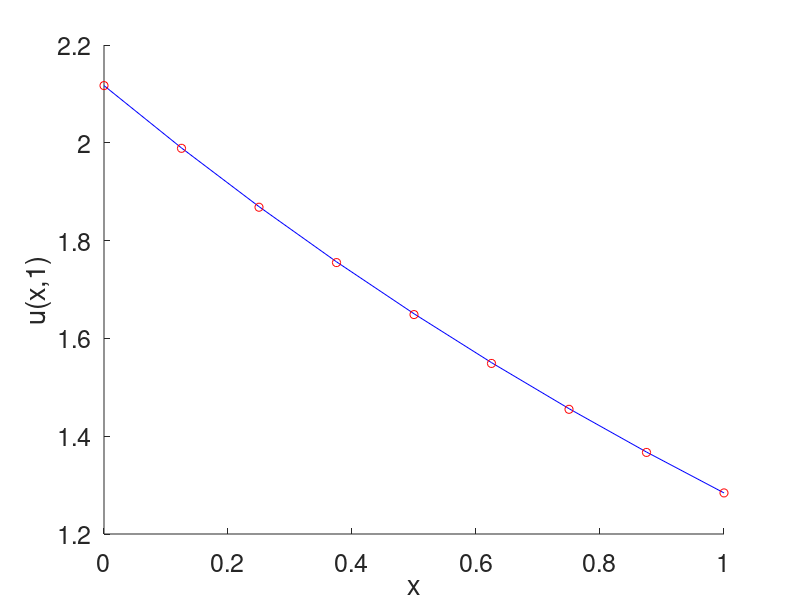

This chart was generated by the following MATLAB code:
function [] = diffusion_type_1d_btcs_scheme_example_1
%%%
%%% --- 1D convection-diffusion equation with Dirichlet boundary condition
% du/dt = -alpha*du/dx + D*d^2u/dx^2 with Drichlet BC: u(0,t) = exp(3*t/4)
%                                                      u(1,t) = exp((-2+3*t)/4);
%                                                      u(x,0) = exp(-x/2)
% analytic solution: u(x,t) = exp((-2*x + 3*t)/4),
% The finite difference we use here is the backward-time centered space (BTCS). 
%%% ---
% matrix equation: 
% (I + lambda1*u_x - lambda2*u_xx)*w^(n+1) = w^(n) + 
%                                            lambda_1*b1^(n+1) + 
%                                            lambda_2*b2^(n+1)
%                                              
% A is tridiagonal matrix.
% (I + lambda1*u_x + dt*diag(u) - lambda2*u_xx) is evolution matrix.
% b1^(n+1) = [u^(n+1)_{a} 0,...0, u^(n+1)_{b}]^(T), (T = transpose). 
% b1^(n+1) = 0 for all n since u(a,t) = (b,t) = 0
% lambda1 = alpha*dt/(2*dx), lambda2 = D*dt/dx^2.
%
% Reference book: D. Bradie, A friendly introduction to numerical analysis 
%
% Written by Tsogbayar Tsednee (PhD), Kyungpook National University, South Korea 
% Contact: tsog215@gmail.com
% Date: Jan 11, 2021
%
format short;
clear;
clc;
%
D = 1.00;
alpha = 1.0;
a = 0.; % x(0)
b = 1.0; % x(N+1)
N = 8;  % 
dx = (b-a)/N;
% grid and initial condition
% ---
x = zeros(N+1,1); % total number of points is N+1
for i = 1:N+1
    x(i) = a + (i-1)*dx;
end
%x;
% ---
ti = 0.; % t(0)
tf = 1.000; % t(N)
Nt = 32.; 
dt = (tf-ti)/Nt;
t = zeros(Nt,1); % total number of points is Nt
%
lambda1 = alpha*dt/(2.*dx);
lambda2 = D*dt/dx^2;
%
%  matrix equation is
% (I + lambda1*u_x - lambda2*u_xx)*w^(n+1) = w^(n) + 
%                                            lambda_1*b1^(n+1) + 
%                                            lambda_2*b2^(n+1)
%
u_mat_dx1 = zeros(N+1,N+1);
u_mat_dx2 = zeros(N+1,N+1);
for i = 2:N
    u_mat_dx2(i,i-1) = 1.0;
    u_mat_dx2(i,i) = -2.;
    u_mat_dx2(i,i+1) = 1.;
%
    u_mat_dx1(i,i-1) = -1.;
    u_mat_dx1(i,i) = 0.;
    u_mat_dx1(i,i+1) = 1.;
end
%y_mat;
u_mat_dx2(1,1) = -2.;
u_mat_dx2(N+1,N+1) = -2. ;
u_mat_dx2(1,2) = 1.;
u_mat_dx2(N+1,N) = 1.;
%
u_mat_dx2 = u_mat_dx2(1:N+1,1:N+1);
%
u_mat_dx2(1,N+1) = 1.; 
u_mat_dx2(N+1,1) = 1.;
%
%u_mat_dx2; % (N+1)*(N+1) size
u_mat_dx2 = lambda2*u_mat_dx2 ;
%
u_mat_dx1(1,1) = 0.;
u_mat_dx1(N+1,N+1) = 0.;
u_mat_dx1(1,2) = 1.;
u_mat_dx1(N+1,N) = -1.;
%
u_mat_dx1 = u_mat_dx1(1:N+1,1:N+1) ;
%
u_mat_dx1(1,N+1) = -1.; 
u_mat_dx1(N+1,1) = 1.; 
%
%u_mat_dx1;  % (N+1)*(N+1) size
u_mat_dx1 = lambda1*u_mat_dx1;
%
unit_I = eye(N+1);
% at t0 = 0
w0 = exp(-x./2); % % at t0 = 0.00 & initial
evolution_mat = unit_I + u_mat_dx1 - u_mat_dx2;
%%%
%b_n = zeros(N-1,1);
w0 = w0(2:N); % taking intou account the BC 
%
for j = 1:Nt
    t(j) = ti + (j-0)*dt;
    b_1n = [exp(3.*t(j)./4); zeros(N-3,1); -exp((-2.+3.*t(j))./4)];        
    b_2n = [exp(3.*t(j)./4); zeros(N-3,1); exp((-2.+3.*t(j))./4)];    
   
%    
    w_old = w0 + lambda1.*b_1n + lambda2.*b_2n;
    w_new = evolution_mat(2:N,2:N)\(w_old  ); % % BTCS scheme
    w0 = w_new  ;
    %
    
end
%%%
time = tf; % 
w_sol = [exp(3*time/4); w_new; exp((-2.+3*time)/4)];
u_exact = exp((-2.*x+3*time)./4);
%
figure(1)
hold on
plot(x, w_sol, 'b')
plot(x, u_exact, 'ro')
hold off
%axis([0. 1. .00 time])
set(gca,'FontSize',18)
xlabel('x') % ,'fontsize',16
ylabel('u(x,1)') % ,'Rotation', 
%%%
%rms(w_sol - u_exact);

return
end
